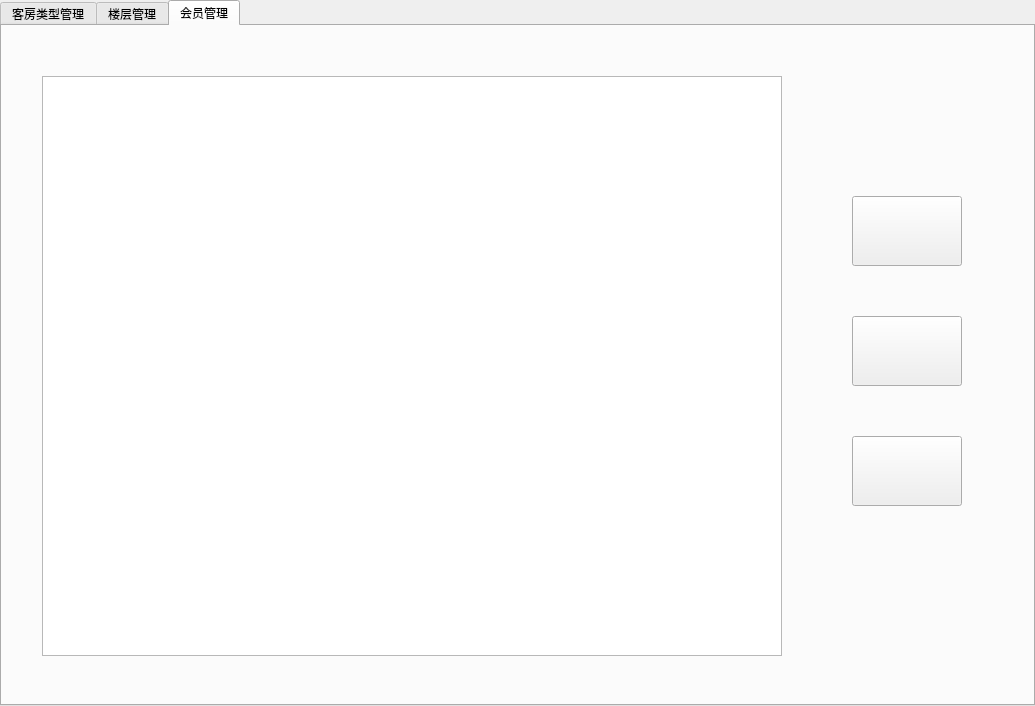
<?xml version="1.0" encoding="UTF-8"?>
<ui version="4.0">
 <class>Basic_info</class>
 <widget class="QWidget" name="Basic_info">
  <property name="windowModality">
   <enum>Qt::NonModal</enum>
  </property>
  <property name="enabled">
   <bool>true</bool>
  </property>
  <property name="geometry">
   <rect>
    <x>0</x>
    <y>0</y>
    <width>1035</width>
    <height>706</height>
   </rect>
  </property>
  <property name="windowTitle">
   <string>Basic_info</string>
  </property>
  <widget class="QTabWidget" name="tabWidget">
   <property name="geometry">
    <rect>
     <x>0</x>
     <y>0</y>
     <width>1035</width>
     <height>706</height>
    </rect>
   </property>
   <property name="baseSize">
    <size>
     <width>0</width>
     <height>0</height>
    </size>
   </property>
   <property name="autoFillBackground">
    <bool>false</bool>
   </property>
   <property name="currentIndex">
    <number>2</number>
   </property>
   <property name="iconSize">
    <size>
     <width>32</width>
     <height>32</height>
    </size>
   </property>
   <property name="documentMode">
    <bool>false</bool>
   </property>
   <property name="movable">
    <bool>true</bool>
   </property>
   <widget class="QWidget" name="tab">
    <attribute name="title">
     <string>客房类型管理</string>
    </attribute>
    <widget class="QPushButton" name="pushButton">
     <property name="geometry">
      <rect>
       <x>850</x>
       <y>170</y>
       <width>110</width>
       <height>70</height>
      </rect>
     </property>
     <property name="text">
      <string/>
     </property>
    </widget>
    <widget class="QPushButton" name="pushButton_2">
     <property name="geometry">
      <rect>
       <x>850</x>
       <y>290</y>
       <width>111</width>
       <height>71</height>
      </rect>
     </property>
     <property name="text">
      <string/>
     </property>
    </widget>
    <widget class="QPushButton" name="pushButton_3">
     <property name="geometry">
      <rect>
       <x>850</x>
       <y>410</y>
       <width>111</width>
       <height>71</height>
      </rect>
     </property>
     <property name="text">
      <string/>
     </property>
    </widget>
    <widget class="QTableView" name="tableView">
     <property name="geometry">
      <rect>
       <x>40</x>
       <y>50</y>
       <width>740</width>
       <height>580</height>
      </rect>
     </property>
    </widget>
   </widget>
   <widget class="QWidget" name="tab_2">
    <attribute name="title">
     <string>楼层管理</string>
    </attribute>
    <widget class="QTableView" name="tableView_2">
     <property name="geometry">
      <rect>
       <x>40</x>
       <y>50</y>
       <width>740</width>
       <height>580</height>
      </rect>
     </property>
    </widget>
    <widget class="QPushButton" name="pushButton_4">
     <property name="geometry">
      <rect>
       <x>850</x>
       <y>170</y>
       <width>110</width>
       <height>70</height>
      </rect>
     </property>
     <property name="text">
      <string/>
     </property>
    </widget>
    <widget class="QPushButton" name="pushButton_5">
     <property name="geometry">
      <rect>
       <x>850</x>
       <y>290</y>
       <width>110</width>
       <height>70</height>
      </rect>
     </property>
     <property name="text">
      <string/>
     </property>
    </widget>
    <widget class="QPushButton" name="pushButton_6">
     <property name="geometry">
      <rect>
       <x>850</x>
       <y>410</y>
       <width>110</width>
       <height>70</height>
      </rect>
     </property>
     <property name="text">
      <string/>
     </property>
    </widget>
   </widget>
   <widget class="QWidget" name="tab_3">
    <attribute name="title">
     <string>会员管理</string>
    </attribute>
    <widget class="QTableView" name="tableView_3">
     <property name="geometry">
      <rect>
       <x>40</x>
       <y>50</y>
       <width>740</width>
       <height>580</height>
      </rect>
     </property>
    </widget>
    <widget class="QPushButton" name="pushButton_7">
     <property name="geometry">
      <rect>
       <x>850</x>
       <y>170</y>
       <width>110</width>
       <height>70</height>
      </rect>
     </property>
     <property name="text">
      <string/>
     </property>
    </widget>
    <widget class="QPushButton" name="pushButton_8">
     <property name="geometry">
      <rect>
       <x>850</x>
       <y>290</y>
       <width>110</width>
       <height>70</height>
      </rect>
     </property>
     <property name="text">
      <string/>
     </property>
    </widget>
    <widget class="QPushButton" name="pushButton_9">
     <property name="geometry">
      <rect>
       <x>850</x>
       <y>410</y>
       <width>110</width>
       <height>70</height>
      </rect>
     </property>
     <property name="text">
      <string/>
     </property>
    </widget>
   </widget>
  </widget>
 </widget>
 <resources/>
 <connections/>
</ui>
